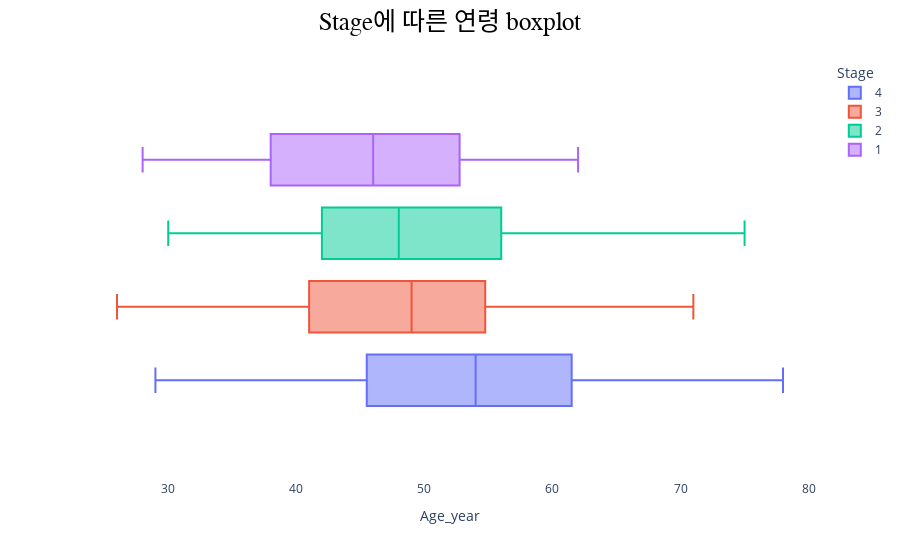

The code cell stored with this chart in its notebook:
### Markdown cell above
- 성별이 여성인 경우가 남성인 경우보다 월등히 많음
- 남성인 경우가 부족할 경우도 있을거 같아 맞추기 위해 oversampling방법인  SMOTE 방법을 활용하면 좋을것 같다는 생각
- 전체적인 분포 또한 대칭과 근사한 구조
- 나이대는 남성이 여성보다 높게 측정된 것으로 보임

### Code cell
# boxplot of age
fig = px.box(data, x="Age_year", color = 'Stage')
fig.update_layout(title_text="Stage에 따른 연령 boxplot",
                  title_x = 0.5,
                  title_xanchor = 'center',
                  title_font_size = 25,
                  title_font_color = 'black',
                  title_font_family = 'NanumSquare',
                  plot_bgcolor='#ffffff')
fig.show()

### Figure 1 — Plotly figure (JSON) as saved in the notebook; plotly's stock layout.template omitted (floating-point values rounded to 4 significant figures; data arrays with more than 128 entries replaced by an {"elided": "..."} marker saying what was removed)
{"data": [{"alignmentgroup": "True", "hovertemplate": "Stage=4<br>Age_year=%{x}<extra></extra>", "legendgroup": "4", "marker": {"color": "#636efa"}, "name": "4", "notched": false, "offsetgroup": "4", "orientation": "h", "showlegend": true, "type": "box", "x": {"elided": "144 int values"}, "x0": " ", "xaxis": "x", "y0": " ", "yaxis": "y"}, {"alignmentgroup": "True", "hovertemplate": "Stage=3<br>Age_year=%{x}<extra></extra>", "legendgroup": "3", "marker": {"color": "#EF553B"}, "name": "3", "notched": false, "offsetgroup": "3", "orientation": "h", "showlegend": true, "type": "box", "x": {"elided": "155 int values"}, "x0": " ", "xaxis": "x", "y0": " ", "yaxis": "y"}, {"alignmentgroup": "True", "hovertemplate": "Stage=2<br>Age_year=%{x}<extra></extra>", "legendgroup": "2", "marker": {"color": "#00cc96"}, "name": "2", "notched": false, "offsetgroup": "2", "orientation": "h", "showlegend": true, "type": "box", "x": [42, 44, 45, 63, 41, 52, 56, 48, 41, 52, 33, 56, 52, 33, 36, 46, 48, 43, 68, 50, 44, 42, 42, 55, 62, 47, 55, 75, 55, 59, 48, 36, 42, 41, 47, 30, 55, 56, 40, 54, 44, 44, 35, 61, 37, 52, 49, 63, 38, 58, 34, 66, 56, 58, 45, 50, 56, 48, 67, 37, 56, 30, 61, 58, 62, 37, 33, 43, 40, 63, 34, 48, 54, 54, 55, 47, 60, 52, 48, 48, 51, 52, 54, 59, 48, 36, 62, 60, 40, 50, 42, 44], "x0": " ", "xaxis": "x", "y0": " ", "yaxis": "y"}, {"alignmentgroup": "True", "hovertemplate": "Stage=1<br>Age_year=%{x}<extra></extra>", "legendgroup": "1", "marker": {"color": "#ab63fa"}, "name": "1", "notched": false, "offsetgroup": "1", "orientation": "h", "showlegend": true, "type": "box", "x": [50, 44, 43, 40, 38, 28, 56, 62, 34, 49, 55, 61, 34, 51, 38, 46, 52, 46, 51, 59, 36], "x0": " ", "xaxis": "x", "y0": " ", "yaxis": "y"}], "layout": {"boxmode": "group", "legend": {"title": {"text": "Stage"}, "tracegroupgap": 0}, "margin": {"t": 60}, "plot_bgcolor": "#ffffff", "title": {"font": {"color": "black", "family": "NanumSquare", "size": 25}, "text": "Stage에 따른 연령 boxplot", "x": 0.5, "xanchor": "center"}, "xaxis": {"anchor": "y", "domain": [0, 1], "title": {"text": "Age_year"}}, "yaxis": {"anchor": "x", "domain": [0, 1]}}}
